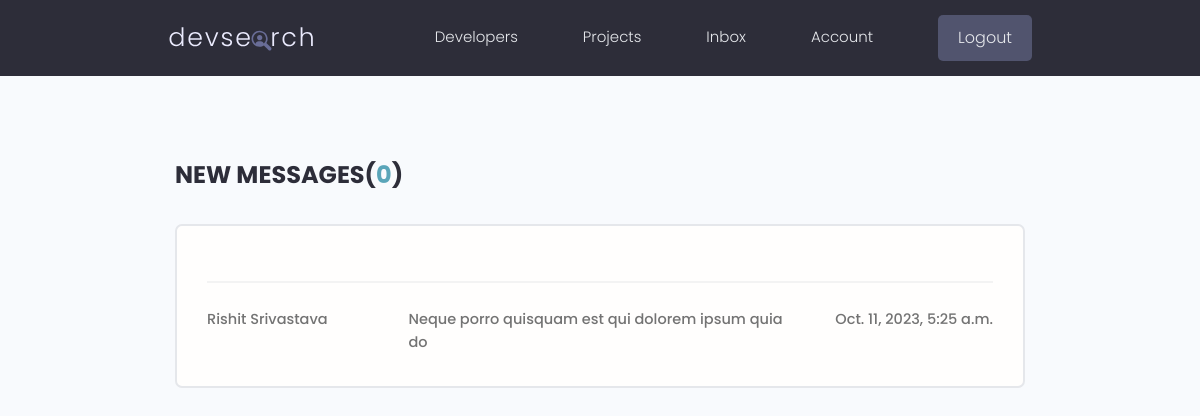
/inbox/ (signed in), run on the app's committed database.
### user/models.py (models this page shows, shortened)
class Message(models.Model):
    sender = models.ForeignKey(
        Profile, on_delete=models.SET_NULL, null=True, blank=True)
    recipient = models.ForeignKey(
        Profile, on_delete=models.SET_NULL, null=True, blank=True, related_name='messages')
    name = models.CharField(max_length=200, null=True, blank=True)
    email = models.EmailField(max_length=200, null=True, blank=True)
    subject = models.CharField(max_length=200, null=True, blank=True)
    body = models.TextField()
    created = models.DateTimeField(auto_now_add=True)
    is_read = models.BooleanField(default=False)
    id = models.UUIDField(default=uuid.uuid4, unique=True,
                          primary_key=True, editable=False)
    class Meta:
        ordering = ['-is_read', '-created']

### user/views.py (the view)
# urls.py: path('inbox/',views.inbox,name='inbox'),
@login_required(login_url='login')
def inbox(request):
    profile = request.user.profile
    messageRequest = profile.messages.all()
    unreadCount = messageRequest.filter(is_read=False).count()
    context = {'messageRequest': messageRequest, 'unread': unreadCount}
    return render(request, 'user/inbox.html', context)

### user/templates/user/inbox.html (shortened to what this page needs)
{% extends 'main.html' %} {% load static %} {% block content %}
<main class="inbox my-xl">
  <div class="content-box">
    <h3 class="inbox__title">New Messages(<span>{{unread}}</span>)</h3>
    <ul class="messages">
      {% for message in messageRequest %} {% if message.is_read %}
      <li class="message"><li class="message message--read">
        <a href="{% url 'message' message.id %}}">
          <span class="message__author">{{message.name}}</span>
          <span class="message__subject">{{message.subject}}</span>
          <span class="message__date">{{message.created}}</span>
        </a>
      </li></li>
      {% endif %} {% endfor %}
    </ul>
  </div>
</main>
{% endblock content %}

### static/styles/app.css (style rules this page uses)
:root { --color-sub: #2d2d39; }
.content-box { width: 95%; max-width: 85rem; margin: 0 auto; }
.inbox { height: 90vh; }
.inbox__title, .inbox__title span { font-size: 2.4rem; font-weight: 700; color: var(--color-sub); text-transform: uppercase; text-align: left; margin-bottom: 3rem; }
.inbox__title span { color: var(--color-main); }
.messages { list-style: none; background: var(--color-white); padding: 0.5rem 3rem; border: 2px solid var(--color-light); border-radius: 0.7rem; }
.message { padding: 2.5rem 0; }
.message > a span { font-size: 1.45rem; font-weight: 500; }
.message:not(:last-child) { border-bottom: 2px solid var(--color-white-light); }
.message > a { display: flex; gap: 1rem; }
.message__author, .message__date { flex-basis: 25%; }
.message__subject { flex-basis: 50%; }
.message__date { text-align: right; }

### static/uikit/styles/modules/_variables.css (style rules this page uses)
:root { --color-main: #5aa5b9; --color-main-light: #e6faff; --color-sub: #3f4156; --color-sub-light: #51546e; --color-sub-lighter: #ededfd; --color-text: #737373; --color-gray: #8b8b8b; --color-light: #e5e7eb; --color-light-gray: #767676; --color-bg: #f8fafd; --color-white: #fffefd; --color-white-light: #f3f3f3; --color-success: #359e64; --color-success-bg: #def8e8; --color-error: #fc4b0b; --color-error-bg: #fff2ee; --font-base: 'Poppins', arial, helvetica, 'Segoe UI', roboto, ubuntu, sans-serif; --font-monospace: 'Fira Code', 'Courier New', courier, monospace; --font-regular: 300; --font-medium: 500; --font-bold: 700; --generic-shadow: 1px 1px 5px #00000010; --generic-transition: all 0.3s ease-in-out; }

### static/uikit/styles/modules/_base.css (style rules this page uses)
* { margin: 0; padding: 0; box-sizing: border-box; text-rendering: optimizeLegibility; color: inherit; font-size: inherit; }
html { font-size: 50%; }
@media only screen and (min-width: 480px) { html { font-size: 56.25%; } }
@media only screen and (min-width: 1200px) { html { font-size: 62.5%; } }
body { line-height: 1.6; font-weight: 400; font-size: 1.5rem; color: var(--color-text); background-color: var(--color-bg); min-height: 100vh; }

### static/uikit/styles/modules/_typography.css (style rules this page uses)
* { font-family: var(--font-base); }
h3 { font-size: 3.2rem; font-weight: var(--font-medium); }
p, span, strong { font-size: 1.6rem; color: var(--color-text); font-weight: var(--font-regular); }
a { padding-bottom: 2px; text-decoration: none; display: inline-block; color: var(--color-main); font-weight: var(--font-medium); }

### static/uikit/styles/modules/_utilities.css (style rules this page uses)
.my-xl { margin: 8rem auto; }

### data on the page
Message: name "Rishit Srivastava", subject "Neque porro quisquam est qui dolorem ipsum quia do", created "Oct. 11, 2023, 5:25 a.m."

### other printed values
{{ unread }} "0"
